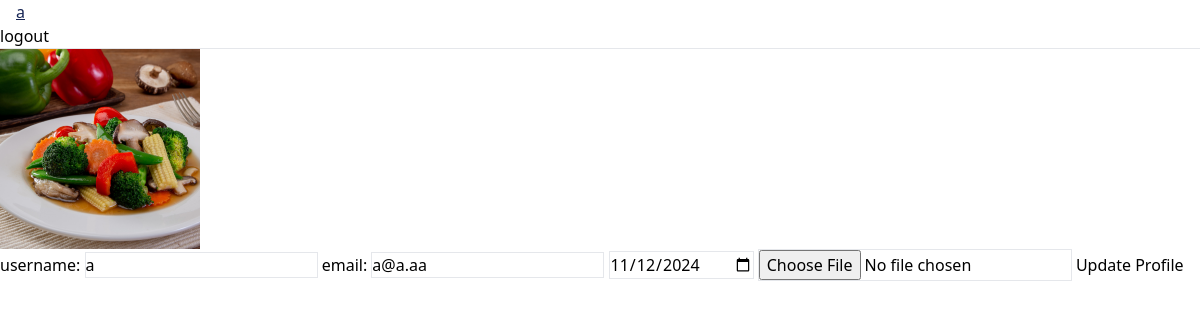
/accounts/profile/ (signed in), run on an earlier commit of the app's database.
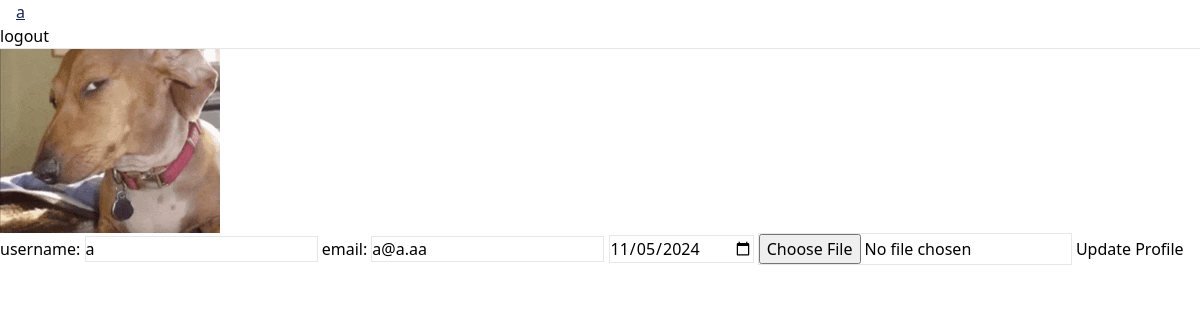
And on a later commit of the database.
### accounts/models.py (models this page shows, shortened)
class Profile(models.Model):
    user = models.OneToOneField(User, on_delete=models.CASCADE)
    date_of_birth = models.DateField(blank=True, null=True)
    photo = models.ImageField(upload_to=profile_path, blank=True)

### accounts/views.py (the view)
# urls.py: path("profile/", views.profile, name="profile"),
@login_required
def profile(request):
    profile = get_object_or_404(Profile, user__username=request.user.username)
    user = get_object_or_404(User, username=request.user.username)
    if request.method == "POST":
        print(request.POST)
        if "date_of_birth" in request.POST:
            profile.date_of_birth = request.POST["date_of_birth"]
            messages.success(request, "date of birth updated")
        if "photo" in request.FILES:
            profile.photo = request.FILES["photo"]
            messages.success(request, "photo updated")
        if "username" in request.POST:
            user.username = request.POST["username"]
            messages.success(request, "username updated")
        if "email" in request.POST:
            user.email = request.POST["email"]
            messages.success(request, "email updated")
        if request.POST["date_of_birth"] == "" and request.FILES["photo"] == "":
            messages.error(request, "nothing to update")
        user.save()
        profile.save()
        return redirect("accounts:profile")
    else:
        return render(request, "profile.html", {"profile": profile, "user": user})

### templates/profile.html (shortened to what this page needs)
{% extends "base.html" %}
{% block main %}
    {% if profile.photo %}
        <div><img src="{{profile.photo.url}}" alt="{{profile.photo}}"></div>
    {% endif %}
    <form action="{% url 'accounts:profile' %}" method="POST" enctype="multipart/form-data">
        <label for="username">username:</label>
        <input type="text" id="username" name="username" value="{{user.username}}">
        <label for="email">email:</label>
        <input type="text" id="email" name="email" value="{{user.email}}">
        <input type="date" name="date_of_birth" value="{{profile.date_of_birth|date:'Y-m-d'}}">
        <input type="file" name="photo" accept="image/*">
        <button type="submit">Update Profile</button>
    </form>
{% endblock main %}

### templates/base.html (shortened to what this page needs)
<!DOCTYPE html>
<html lang="en">
<head>
    <script src="https://cdn.tailwindcss.com"></script>
</head>
<body>
   {% if request.user.is_authenticated %}
    <a href="{% url 'accounts:profile' %}" class="p-4 underline text-blue-950">{{request.user}}</a>
    <form action="{% url 'accounts:user_logout' %}" method="POST">
        <button type="submit">logout</button>
    </form>
   {% endif %}
    <hr>
    {% block main %}
    {% endblock main %}
</body>
</html>

### templates/base.html (style rules this page uses)
input { @apply border }

What changed in the data, as far as the page shows it:
changed Profile: photo: a different picture; date_of_birth "11/12/2024" → "11/05/2024"
